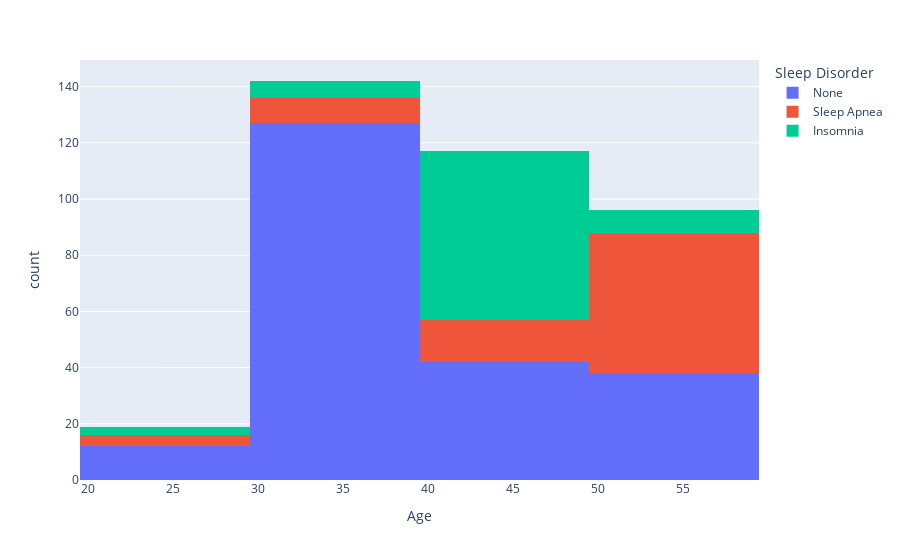

Notebook cell for this chart:
### Markdown cell above
### Age Analysis

### Code cell
import seaborn as sns
import matplotlib.pyplot as plt
import plotly.express as px
px.histogram(df, x="Age", nbins=4, color='Sleep Disorder')

### Figure 1 — Plotly figure (JSON) as saved in the notebook; plotly's stock layout.template omitted (floating-point values rounded to 4 significant figures; data arrays with more than 128 entries replaced by an {"elided": "..."} marker saying what was removed)
{"data": [{"alignmentgroup": "True", "bingroup": "x", "hovertemplate": "Sleep Disorder=None<br>Age=%{x}<br>count=%{y}<extra></extra>", "legendgroup": "None", "marker": {"color": "#636efa", "pattern": {"shape": ""}}, "name": "None", "nbinsx": 4, "offsetgroup": "None", "orientation": "v", "showlegend": true, "type": "histogram", "x": {"elided": "219 int values"}, "xaxis": "x", "yaxis": "y"}, {"alignmentgroup": "True", "bingroup": "x", "hovertemplate": "Sleep Disorder=Sleep Apnea<br>Age=%{x}<br>count=%{y}<extra></extra>", "legendgroup": "Sleep Apnea", "marker": {"color": "#EF553B", "pattern": {"shape": ""}}, "name": "Sleep Apnea", "nbinsx": 4, "offsetgroup": "Sleep Apnea", "orientation": "v", "showlegend": true, "type": "histogram", "x": [28, 28, 29, 29, 30, 31, 34, 34, 35, 36, 36, 38, 38, 42, 42, 43, 43, 48, 49, 49, 49, 49, 49, 49, 49, 49, 49, 49, 50, 50, 50, 50, 50, 50, 50, 50, 50, 50, 50, 50, 50, 50, 50, 50, 50, 51, 51, 51, 55, 55, 57, 57, 57, 57, 57, 57, 57, 57, 58, 58, 58, 58, 58, 58, 59, 59, 59, 59, 59, 59, 59, 59, 59, 59, 59, 59, 59, 59], "xaxis": "x", "yaxis": "y"}, {"alignmentgroup": "True", "bingroup": "x", "hovertemplate": "Sleep Disorder=Insomnia<br>Age=%{x}<br>count=%{y}<extra></extra>", "legendgroup": "Insomnia", "marker": {"color": "#00cc96", "pattern": {"shape": ""}}, "name": "Insomnia", "nbinsx": 4, "offsetgroup": "Insomnia", "orientation": "v", "showlegend": true, "type": "histogram", "x": [28, 29, 29, 30, 33, 36, 36, 39, 39, 41, 42, 43, 43, 43, 43, 43, 43, 43, 43, 43, 43, 43, 43, 43, 43, 43, 43, 43, 44, 44, 44, 44, 44, 44, 44, 44, 44, 44, 44, 44, 44, 44, 44, 44, 44, 44, 44, 44, 44, 44, 44, 44, 44, 44, 44, 44, 45, 45, 45, 45, 45, 45, 45, 45, 45, 45, 45, 48, 48, 50, 52, 52, 52, 52, 52, 52, 53], "xaxis": "x", "yaxis": "y"}], "layout": {"barmode": "relative", "legend": {"title": {"text": "Sleep Disorder"}, "tracegroupgap": 0}, "margin": {"t": 60}, "xaxis": {"anchor": "y", "domain": [0, 1], "title": {"text": "Age"}}, "yaxis": {"anchor": "x", "domain": [0, 1], "title": {"text": "count"}}}}
